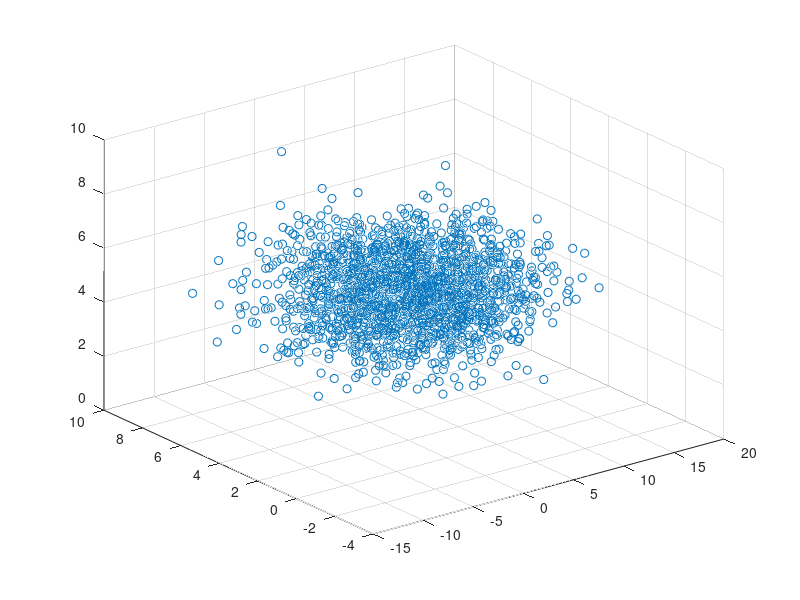

Recreate this plot in MATLAB. (Note: this script raises an error after producing the figure.)
x = 5*randn(2000,1)+2;
y = 2*randn(2000,1)+3;
z = randn(2000,1)+5;

point = [x,y,z];

figure,scatter3(x,y,z)

[ T1 ] = mapperTopo_show( point );

figure,imshow(T1)


figure,imshow([T1,zeros(2000,2000);zeros(2000,2000),T])
